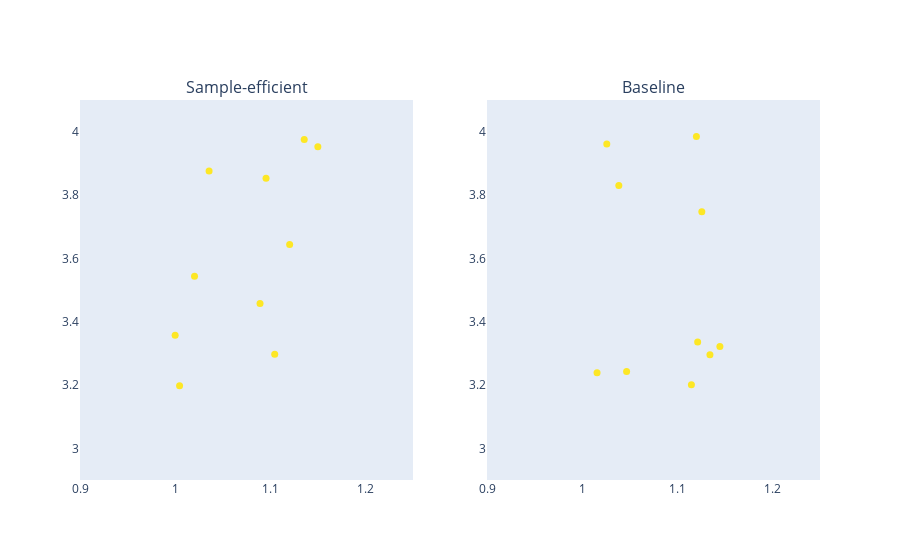

Here is the notebook cell this chart was saved with:
### Code cell
# 2D plots of sample buffers
fig = plotting_utils.buffer_plot(state_log, x0_lo, x0_up, 1, 2)
fig.show()

### Figure 1 — Plotly figure (JSON) as saved in the notebook; plotly's stock layout.template omitted (floating-point values rounded to 4 significant figures)
{"data": [{"marker": {"cmax": 1, "cmin": 0, "color": [869.2, 2.297, 77720.0, 74.29, 290.3, 1891.0, 1912.0, 2351.0, 1082.0, 2330.0], "colorscale": [[0, "#440154"], [0.1111, "#482878"], [0.2222, "#3e4989"], [0.3333, "#31688e"], [0.4444, "#26828e"], [0.5556, "#1f9e89"], [0.6667, "#35b779"], [0.7778, "#6ece58"], [0.8889, "#b5de2b"], [1, "#fde725"]], "showscale": false, "size": 7, "symbol": 0}, "mode": "markers", "type": "scatter", "visible": true, "x": [1.089, 1, 1.105, 1.005, 1.02, 1.12, 1.096, 1.15, 1.036, 1.136], "xaxis": "x", "y": [3.457, 3.357, 3.297, 3.197, 3.544, 3.644, 3.853, 3.953, 3.876, 3.976], "yaxis": "y"}, {"marker": {"cmax": 1, "cmin": 0, "color": [20800.0, 35140.0, 7075.0, 16000.0, 36320.0, 34670.0, 35250.0, 8873.0, 19600.0, 15630.0], "colorscale": [[0, "#440154"], [0.1111, "#482878"], [0.2222, "#3e4989"], [0.3333, "#31688e"], [0.4444, "#26828e"], [0.5556, "#1f9e89"], [0.6667, "#35b779"], [0.7778, "#6ece58"], [0.8889, "#b5de2b"], [1, "#fde725"]], "showscale": false, "size": 7}, "mode": "markers", "type": "scatter", "visible": true, "x": [1.12, 1.134, 1.016, 1.026, 1.115, 1.145, 1.121, 1.047, 1.126, 1.039], "xaxis": "x2", "y": [3.985, 3.295, 3.239, 3.961, 3.201, 3.322, 3.336, 3.242, 3.747, 3.83], "yaxis": "y2"}], "layout": {"annotations": [{"font": {"size": 16}, "showarrow": false, "text": "Sample-efficient", "x": 0.225, "xanchor": "center", "xref": "paper", "y": 1, "yanchor": "bottom", "yref": "paper"}, {"font": {"size": 16}, "showarrow": false, "text": "Baseline", "x": 0.775, "xanchor": "center", "xref": "paper", "y": 1, "yanchor": "bottom", "yref": "paper"}], "showlegend": false, "sliders": [{"active": 0, "currentvalue": {"prefix": "Step: "}, "pad": {"t": 50}, "steps": [{"args": ["visible", [true, true]], "method": "restyle"}]}], "xaxis": {"anchor": "y", "domain": [0, 0.45], "range": [0.9, 1.25], "showgrid": false, "zeroline": true}, "xaxis2": {"anchor": "y2", "domain": [0.55, 1], "range": [0.9, 1.25], "showgrid": false, "zeroline": true}, "yaxis": {"anchor": "x", "domain": [0, 1], "range": [2.9, 4.1], "showgrid": false, "zeroline": true}, "yaxis2": {"anchor": "x2", "domain": [0, 1], "range": [2.9, 4.1], "showgrid": false, "zeroline": true}}}
